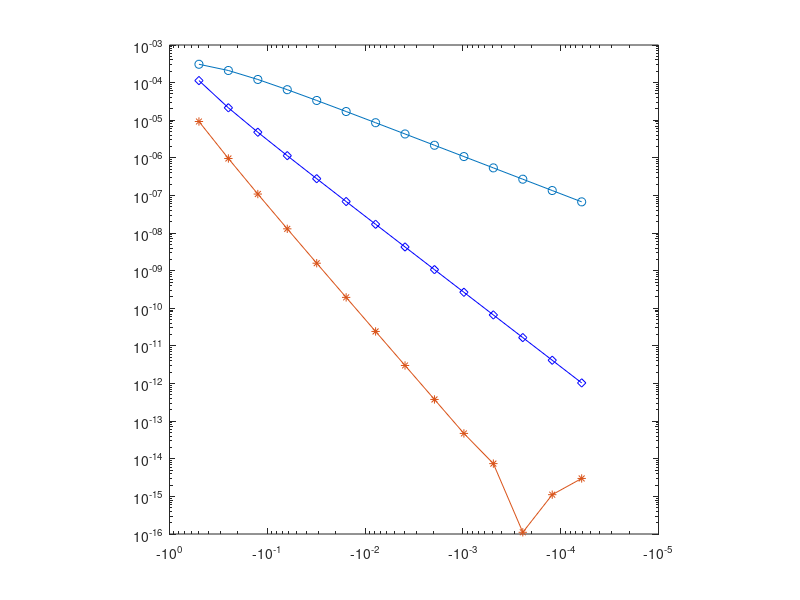

Source code (MATLAB):
Ft=@(x) x-x^2;
u(1)=0.5;
ut3(1)=0.5;
ut2(1)=0.5;
for j=1:14
dt=2^(-j);
for i=1:ceil(8/dt)
    u(i+1)=u(i)+dt*Ft(u(i));
end
error1(j)=abs(u(i+1)-1/(exp(-8)+1))

%Taylor q=2

F=@(x) (1-2*x)*(x-x^2);
G=@(x) -2*(x-x.^2)^2;
for i=1:ceil(8/dt)
    ut2(i+1)=ut2(i)+dt*(Ft(ut2(i))+dt*1/2*F(ut2(i)));
   
end
error2(j)=abs(ut2(i+1)-1/(exp(-8)+1)) 

for i=1:ceil(8/dt)
    ut3(i+1)=ut3(i)+dt*(Ft(ut3(i))+dt*1/2*F(ut3(i))+1/6*dt^2*(G(ut3(i))+(1-2*ut3(i))*F(ut3(i))));
  
end
error3(j)=abs(ut3(i+1)-1/(exp(-8)+1))

end
dt=2.^(-(1:14));
loglog(-dt,error1,'-o');
hold on
loglog(-dt,error2,'-bd');
hold on
loglog(-dt,error3,'-*');
axis square
